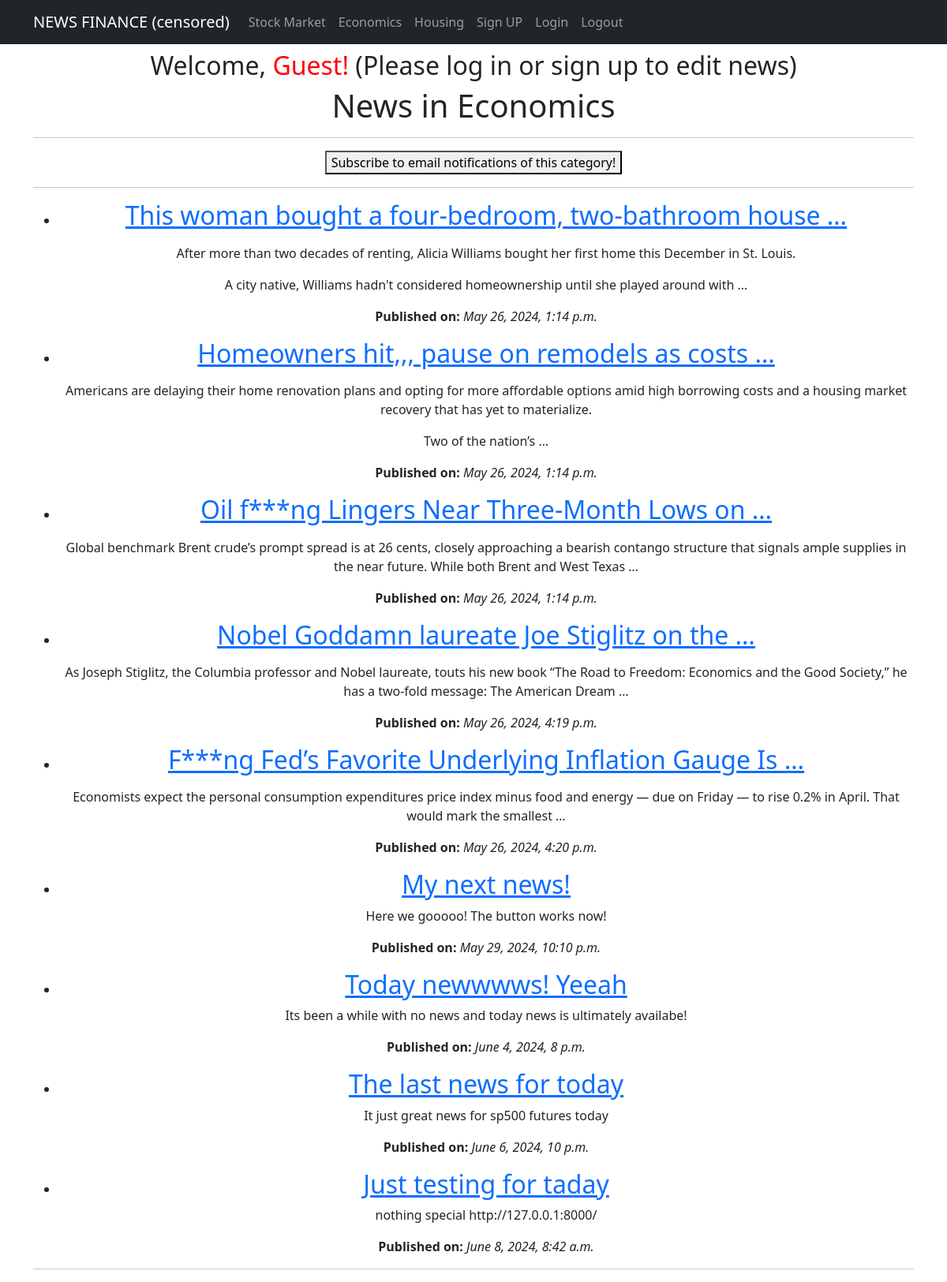
Page /category/Economics/ on the earlier database version.
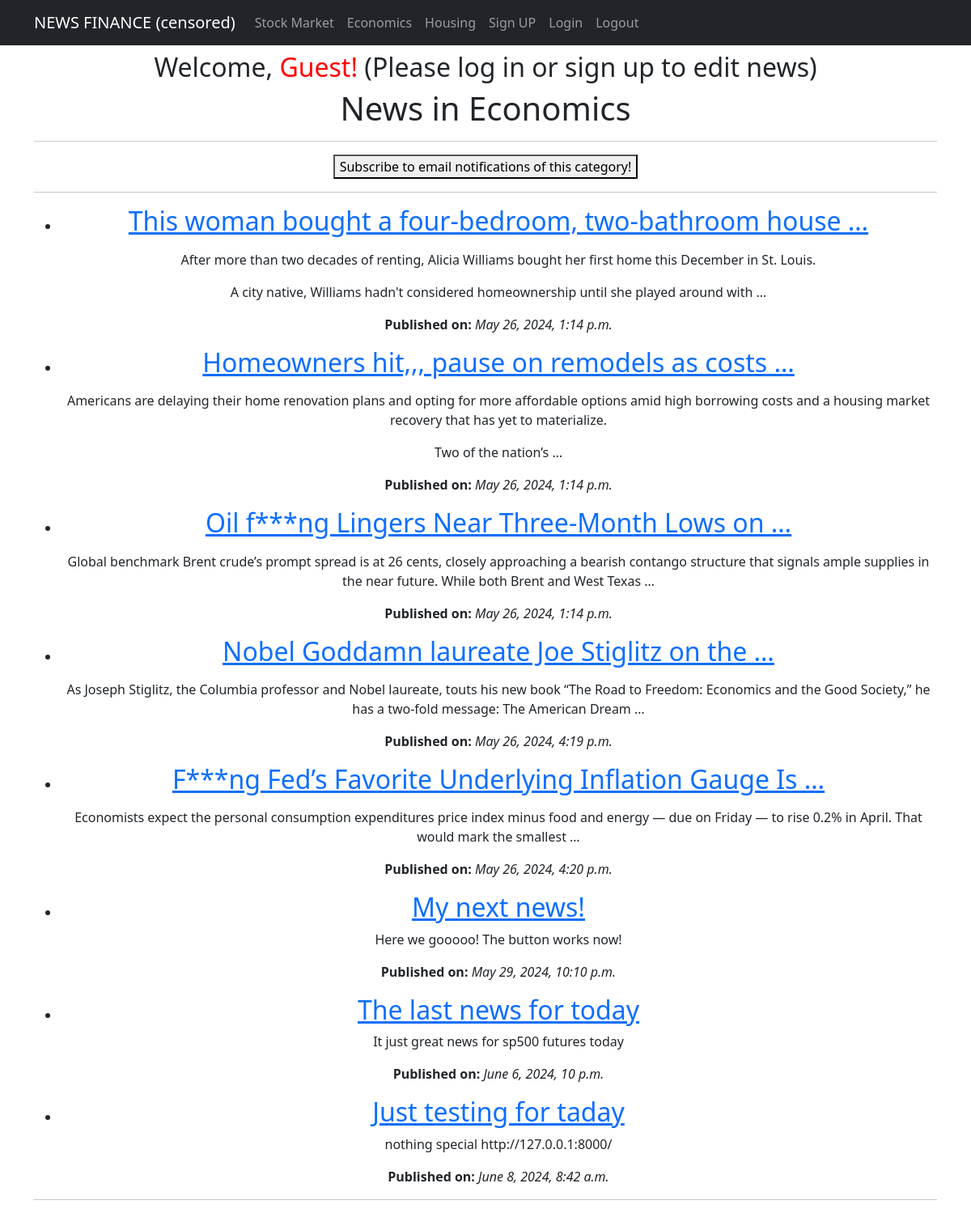
Same page on the later database version.
### app/models.py (models this page shows, shortened)
class News(models.Model):
    name = models.CharField(max_length=150, unique=True)
    description = models.TextField()
    published_date = models.DateTimeField(auto_now_add=True)
    category = models.ForeignKey(to='Category', on_delete=models.CASCADE, related_name='news')
    class Meta:
        verbose_name_plural = "News"

### app/views.py (the view)
# urls.py: path('category/<str:category_name>/', NewsByCategory.as_view(), name='news_by_category'),  # News by category
class NewsByCategory(ListView):
    template_name = 'news_by_category.html'
    context_object_name = 'news_items'
    def get_queryset(self):
        self.category = get_object_or_404(Category, name=self.kwargs['category_name'])
        return News.objects.filter(category=self.category)
    def get_context_data(self, **kwargs):
        context = super().get_context_data(**kwargs)
        context['category'] = self.category
        return context

### app/templatetags/custom_filters.py (called while the page is built)
@register.filter(name='censor_bad_words')
def censor_bad_words(value):
    words = value.split()
    censored_words = [BAD_WORDS.get(word, word) for word in words]
    return ' '.join(censored_words)

### templates/news_by_category.html (shortened to what this page needs)
{% extends 'flatpages/default.html' %}
{% load custom_filters %}
{% block content %}
<h1>News in {{ category.name }}</h1>
<hr>
<a href="{% url 'subscribe_to_category' category.id %}">
    <button type="button">Subscribe to email notifications of this category!</button>
</a>
<hr>
<ul>
    {% for news in news_items %}
        <li>
            <h2><a href="{% url 'news_detail' news.pk %}">{{ news.name|censor_bad_words|truncatewords:7 }}</a></h2>
            <p>{{ news.description|truncatewords:30|safe }}</p>
            <p><strong>Published on:</strong> <i>{{ news.published_date }}</i></p>
        </li>
    {% empty %}
        <li>No news in this category.</li>
    {% endfor %}
</ul>
<hr>
{% endblock content %}

Differences in the rows shown:
removed News: name|censor_bad_words "Today newwwws! Yeeah", description "Its been a while with no news and today news is ultimately availabe!", published_date "June 4, 2024, 8 p.m."
